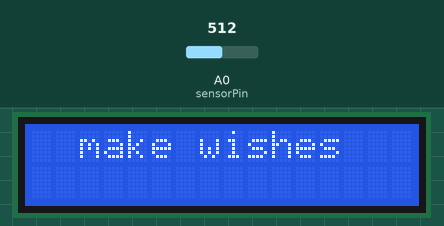
The sketch below on a simulated Arduino Uno, built with avr-gcc and run on an emulated ATmega328P. Parts: 16×2 character LCD. Inputs (shaded band) come from the test bench; at power-on: A0 (sensorPin) = 512.

Above: at 1.2 s.
1.3 s: A0 (sensorPin) set to 14
3.0 s: A0 (sensorPin) set to 11
At 3.6 s:
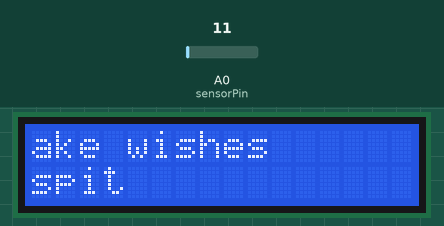
At 11.4 s:
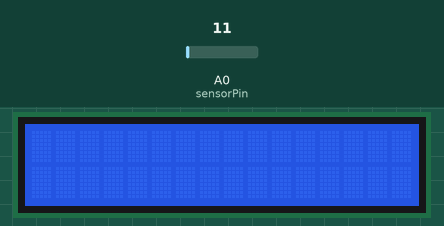
Timing chart, 0 to 12.5 s (numbered marks = the images above; inputs shaded):
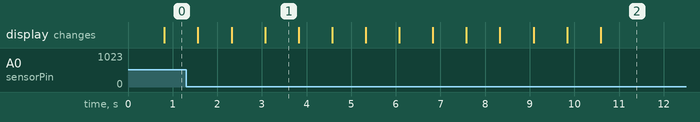

Measured:
- the behaviour switches between 13 and 12 on A0 (sensorPin) (found by bisection; images 0 and 1)
- after the input at 3.0 s, the display: first differs from a run without the input after 0.07 s (image 1)
- what the display in image 1 shows lasts 0.7 s, from 3.1 s to 3.8 s

The sketch:

lcd_test.ino
```cpp
//source: https://ictronic.wordpress.com/2016/07/02/interfacing-16x2-lcd-with-arduino-without-potentiometer/

#include <LiquidCrystal.h>

// initialize the library with the numbers of the interface pins

LiquidCrystal lcd(0, 1, 8, 9, 10, 11); /// REGISTER SELECT PIN,ENABLE PIN,D4 PIN,D5 PIN, D6 PIN, D7 PIN

const int sensorPin = A0;

void setup()

{

// set up the LCD’s number of columns and rows:

lcd.begin(16, 2);

}


void loop()

{

// set the cursor to column 0, line 1
  int sensorVal = analogRead(sensorPin);

  if(sensorVal >= 13) {
lcd.print("   make wishes");//print name
  } else {
lcd.setCursor(0, 1); // set the cursor to column 0, line 2

lcd.print("and spit"); //print name
  }
delay(750);//delay of 0.75sec

lcd.scrollDisplayLeft();//shifting data on LCD

lcd.setCursor(0, 0);// set the cursor to column 0, line1

}
```
